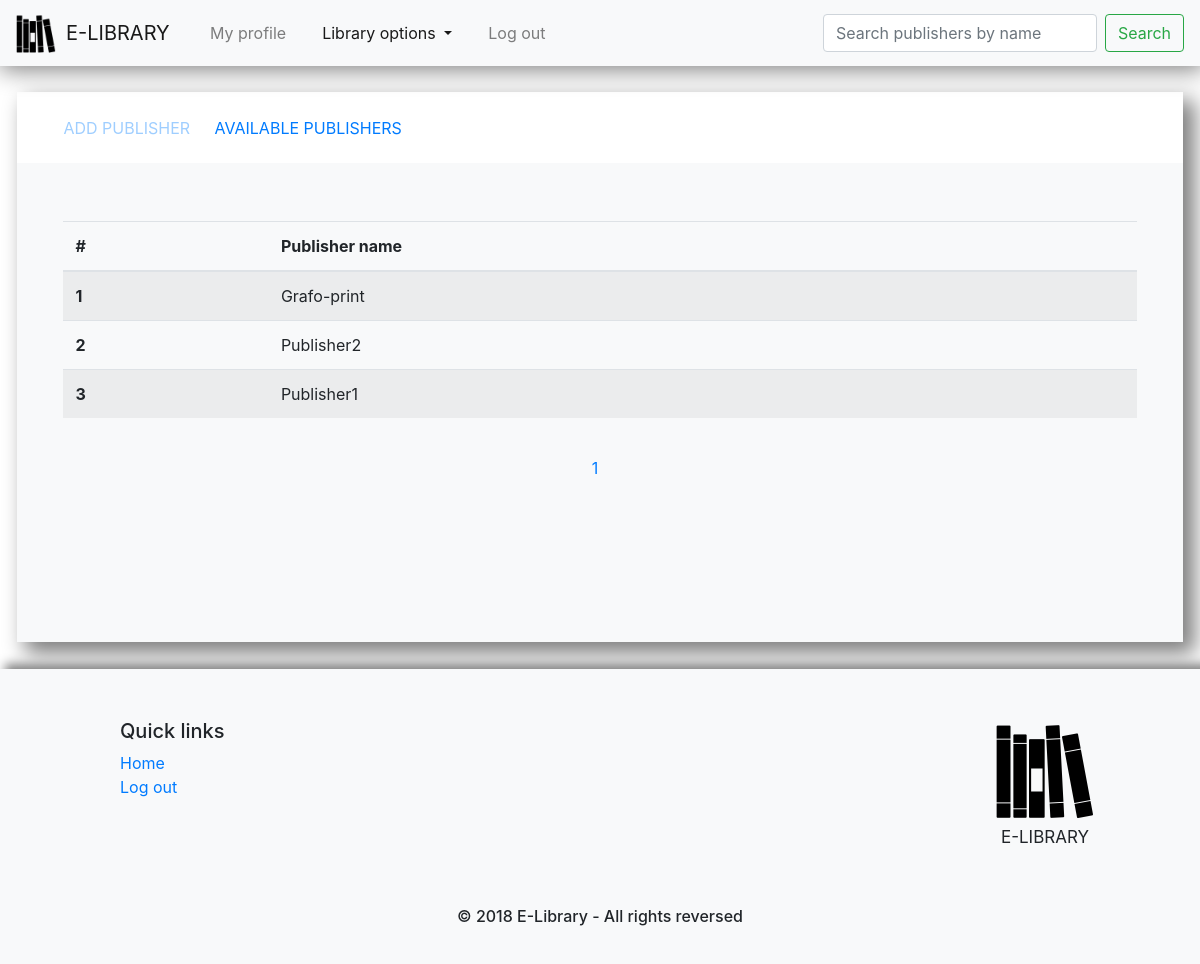
The page /interface/pages/publisher-management.php?page=1 (signed in) on the database its author committed.
### tables this page shows
CREATE TABLE `publisher` (
  `id_publisher` int(11) NOT NULL,
  `publisher_name` varchar(255) NOT NULL,
  `id_address` int(11) NOT NULL
);

### data/data_access/publisherDAO.php (called while the page is built, shortened)
<?php
	require_once __DIR__.'/../../data/data_models/publisher.php';
	class publisherDAO extends connection implements query_interface{
		public function get_all(){
			$connection = $this->get_connection();
			$sql = "SELECT * FROM publisher INNER JOIN address ON publisher.id_address = address.id_address";
			$statement = $connection->prepare($sql);
			$statement->execute();
			$results = $statement->get_result();
			$publishers = array();
			if ($results->num_rows > 0) {
				while($row = $results->fetch_assoc()) {
					$address = new address($row["zip_code"],$row["street_address"],$row["city"]);
					$address->set_id_address($row["id_address"]);
					$publisher = new publisher($row["publisher_name"],$address);
					$publisher->set_id_publisher($row["id_publisher"]);
					array_push($publishers,$publisher);
				}
			}
			return $publishers;
		}
		public function get_in_range($from, $limit){
			$connection = $this->get_connection();
			$sql = "SELECT * FROM publisher INNER JOIN address ON publisher.id_address = address.id_address LIMIT ?,?";
			$statement = $connection->prepare($sql);
			$statement->bind_param("ii",$from, $limit);
			$statement->execute();
			$results = $statement->get_result();
			$publishers = array();
			if ($results->num_rows > 0) {
				while($row = $results->fetch_assoc()) {
					$address = new address($row["zip_code"],$row["street_address"],$row["city"]);
					$address->set_id_address($row["id_address"]);
					$publisher = new publisher($row["publisher_name"],$address);
					$publisher->set_id_publisher($row["id_publisher"]);
					array_push($publishers,$publisher);
				}
			}
			return $publishers;
		}
	}
?>

### data/data_models/publisher.php (called while the page is built, shortened)
<?php
	class publisher {
		protected $_publisher_name;
		public function __construct ($publisher_name, $publisher_address) {
			$this->_publisher_name = $publisher_name;
    		}
   		public function get_publisher_name() {
			return $this->_publisher_name;
		}
	}
?>

### interface/pages/publisher-management.php (the view, shortened to what this page needs)
<?php
	require_once __DIR__.'/../../data/data_access/publisherDAO.php';
	$helper = new helpers();
	$id = 1;
	$publisherDao = new publisherDAO();
	$max_records = 5;
	if(isset($_GET["page"])){
		$page_number = $_GET["page"];
		$from = ($page_number*$max_records)-$max_records;
	}
	else{
		$from = 0;
	}
	if(isset($_GET["search"])){
		$publishers = $publisherDao->get_by_name_in_range($_GET["search-input"],$from,$max_records);
		$publishers_count = $publisherDao->count_by_name($_GET["search-input"]);
	}
	else{
		$publishers = $publisherDao->get_all();
		$publishers_count = count($publishers);
		$publishers = $publisherDao->get_in_range($from,$max_records);
	}
	$pages_count = ceil($publishers_count/$max_records);
?>
<!DOCTYPE HTML>
<html>
	<head>
		<link rel="stylesheet" href="../styles/css/bootstrap.min.css" />
		<link rel="stylesheet" href="../styles/bootstrap-nav-fix.css" />
		<link rel="stylesheet" href="../styles/bootstrap-form-fix.css" />
		<link rel="stylesheet" href="../styles/page.css" />
		<link rel="stylesheet" href="../styles/footer.css" />
	</head>
	<body>
		<nav class="navbar navbar-expand-lg nav-fix sticky-top navbar-light bg-light">
			<a class="navbar-brand" href="javascript:void(0);"><div class="nav-logo-wrap"><div class="nav-logo"></div> <span class="nav-text">E-LIBRARY</span></div> </a>
			<ul class="navbar-nav mr-auto">
				<li class="nav-item">
					<a class="nav-link" href="/project/interface/pages/user-profile.php">My profile</a>
				</li>
				<li class="nav-item dropdown">
					<a class="nav-link dropdown-toggle active" href="javascript:void(0);" id="navbarLibraryDropdown" role="button" data-toggle="dropdown"><span class="sr-only">(current)</span>
						Library options
					</a>
				</li>
				<li class="nav-item">
					<form id="logout" method="get" action="">
						<a class="nav-link" href="javascript:void(0);" onclick="document.getElementById('logout').submit();">Log out</a>
					</form>
				</li>
			</ul>
			<form class="form-inline my-2 my-lg-0" method="get">
				<input class="form-control mr-sm-2" type="search" name="search-input" placeholder="Search publishers by name">
				<button class="btn btn-outline-success my-2 my-sm-0" type="submit" name="search" value="search">Search</button>
			</form>
	</nav>
	<div class="page-body-wrap">
		<div class="page-body">
			<div class="body-nav">
			<ul id="tabs">
				<li  id="tab-1" onclick="show_selected_view(this);" class="available-tab <?php $helper->print_active_tab_class() ?>"><a href="javascript:void(0);">Add publisher</a></li>
				<li  id="tab-2" onclick="show_selected_view(this);" class="available-tab <?php $helper->print_active_tab_class(true) ?>"><a href="javascript:void(0);">Available publishers</a></li>
			</div>
			<div id="views">
				<div id="tab1-view" class="<?php $helper->print_hide_view_class(); ?>" >
				</div>
				<div id="tab2-view" class="<?php $helper->print_hide_view_class(true); ?>" >
					<div class="table-container">
						<table class="table table-striped">
							<thead>
								<tr>
									<th scope="col">#</th>
									<th scope="col">Publisher name</th>
								</tr>
							</thead>
							<tbody>
								<?php foreach($publishers as $publisher){
								?>
									<tr>
										<th scope="row"><?php echo $id?></th>
										<td><?php echo $publisher->get_publisher_name(); ?></td>
									</tr>
								<?php	$id = $id + 1;
								}
								?>
							</tbody>
						</table>
						<div id="table-nums" class="table-nums"><?php
						$i = 1;
						echo "<span>";
						while($i <= $pages_count){
							echo "<a id='a".$i."' ";
							if(isset($_GET["page"])){
								if($i==$_GET["page"]){
									echo "class=page-active" ;
								}
							}
							else{
								if($i==1){
									echo "class=page-active";
								}
							}
							echo " onclick=mark_page_as_active('table-nums',this);";
							echo " href=publisher-management.php";
							if(!isset($_GET["search"])){
								echo "?page=".$i;
							}
							else{
								echo "?page=".$i."&search-input=".$_GET["search-input"]."&search=search";
							}
							echo ">".$i;
							$i = $i+1; ?>
							</a><?php
						}
					?>
						</span>
						</div>
					</div>
				</div>
			</div>
		</div>
	</div>
	<div class="footer-container">
		<div class="row text-center text-xs-center text-sm-left text-md-left justify">
			<div class="col-xs-12 col-sm-4 col-md-4 links">
				<h5>Quick links</h5>
				<ul class="list-unstyled quick-links">
					<li><a href="/project/interface/pages/user-profile.php">Home</a></li>
					<li>
						<form id="log-out" method="get" action="">
							<a href="javascript:void(0);" onclick="document.getElementById('log-out').submit();">
								Log out
							</a>
						</form>
					</li>
				</ul>
			</div>
			<div class="footer-logo-wrap  text-center text-xs-center text-sm-left text-md-left "><div class="footer-logo"></div><div class="footer-logo-text">E-LIBRARY</div></div>
		</div>
		<div class="row">
			<div class="col-xs-12 col-sm-12 col-md-12 mt-2 mt-sm-2 text-center col-spacing">
				<p class="h6">&copy 2018 E-Library - All rights reversed</p>
			</div>
		</div>
	</div>
</body>
</html>

### interface/styles/page.css (style rules this page uses)
.page-body-wrap { padding:2.2% 1.4%; }
.page-body { min-height:550px; width:100%; background-color:#f8f9fa !important; box-shadow: 10px 10px 20px 2px grey; }
.table-container { padding: 5% 4%; }
.body-nav { padding: 2% 4%; background-color: #fff; color: #9fceff; text-transform: uppercase; }
.body-nav > ul { list-style: none; padding: 0; margin: 0; }
.nav-item:first-child { padding-left: 10px; }
li:first-child { padding-left: 0px; }
ul li { display: inline; padding-left: 10px; padding-right: 10px; color: #9fceff; }
.active-tab > a, .active-tab > a:hover, .active-tab > a:visited { color:#007bff; }
li > a { outline:none; text-decoration:none !important; color: #9fceff; }
.quick-links > li > a, li > a:hover { color:#007bff; }
.table-nums { padding: 1%; text-align: center; }
.table-nums > span { padding: 1%; display: inline-block; }
.table-nums > span > a { color: #5eacff; padding-right: 10px; }
.page-active { color: #007bff !important; }

### interface/styles/footer.css (style rules this page uses)
.footer-container { background-color: #f8f9fa !important; padding-top: 50px; padding-left: 50px; padding-right:50px; padding-bottom:30px; box-shadow: 15px 5px 10px 10px grey; }
.col-spacing { padding-top:50px; }
.footer-logo-wrap { width:100px; height:130px; margin-right: 5%; }
.footer-logo { display: inline-block; background-image: url("../../resources/images/library-icon.png"); background-position: center; background-repeat: no-repeat; background-size: cover; width:100px; height:100px; }
.footer-logo-text { font-size: 17px; text-align: center; }
.justify { justify-content: space-between; margin-right: 0px; margin-left: 0px; }
.links { margin-left:5%; max-width:20%; }
#log-out { padding: 0px; margin-bottom:0; }

### rows shown on the page
publisher: publisher_name "Grafo-print"
publisher: publisher_name "Publisher2"
publisher: publisher_name "Publisher1"
